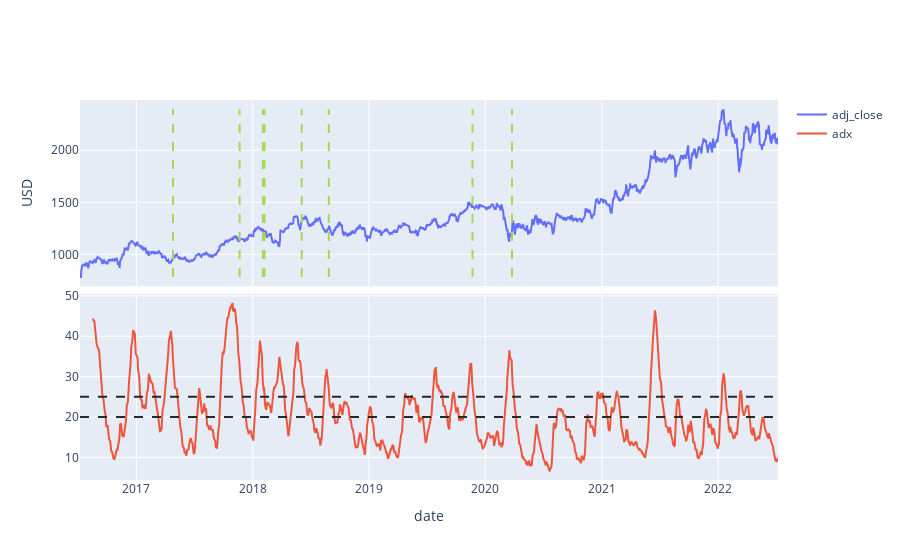

The notebook cell this image was saved under:
### Code cell
df = dfs[0]
signals = df[df['adx_bull']==1]

fig = make_subplots(rows=2, cols=1,
                    shared_xaxes=True,
                    vertical_spacing=0.02)

# Add traces
fig.add_trace(go.Scatter(x=df['date'], 
                         y=df['adj_close'], 
                         mode='lines', 
                         name='adj_close', 
                         ), row=1, col=1)
fig.add_trace(go.Scatter(x=df['date'], 
                         y=df['adx'], 
                         mode='lines', 
                         name='adx', 
                         ), row=2, col=1)
fig.add_trace(go.Scatter(x=df['date'], 
                         y=[20]*len(df['date']), 
                         mode='lines', 
                         line=dict(color='#222A2A', dash='dash'),
                         showlegend=False
                         ), row=2, col=1)
fig.add_trace(go.Scatter(x=df['date'], 
                         y=[25]*len(df['date']), 
                         mode='lines', 
                         line=dict(color='#222A2A', dash='dash'),
                         showlegend=False
                         ), row=2, col=1)

# Add signals
n = 0
for n in range(len(signals)):
    fig.add_trace(go.Scatter(x=[signals.iloc[n]['date'], signals.iloc[n]['date']], 
                             y=[min(df['adj_close']),max(df['adj_close'])], 
                             mode='lines',
                             line=dict(color='rgb(166,216,84)', dash='dash'),
                             showlegend=False
                             ), row=1, col=1)
    n = n+1

fig.update_layout(yaxis=dict(title='USD'))
fig.update_xaxes(title_text="date", row=2, col=1)

# py.iplot(fig, filename='VTI_20130102_20181231_adx')

### Figure 1 — Plotly figure (JSON) as saved in the notebook; plotly's stock layout.template omitted (floating-point values rounded to 4 significant figures; data arrays with more than 128 entries replaced by an {"elided": "..."} marker saying what was removed)
{"data": [{"mode": "lines", "name": "adj_close", "type": "scatter", "x": {"elided": "1432 str values"}, "xaxis": "x", "y": {"elided": "1432 float values"}, "yaxis": "y"}, {"mode": "lines", "name": "adx", "type": "scatter", "x": {"elided": "1432 str values"}, "xaxis": "x2", "y": {"elided": "1432 float values"}, "yaxis": "y2"}, {"line": {"color": "#222A2A", "dash": "dash"}, "mode": "lines", "showlegend": false, "type": "scatter", "x": {"elided": "1432 str values"}, "xaxis": "x2", "y": {"elided": "1432 int values"}, "yaxis": "y2"}, {"line": {"color": "#222A2A", "dash": "dash"}, "mode": "lines", "showlegend": false, "type": "scatter", "x": {"elided": "1432 str values"}, "xaxis": "x2", "y": {"elided": "1432 int values"}, "yaxis": "y2"}, {"line": {"color": "rgb(166,216,84)", "dash": "dash"}, "mode": "lines", "showlegend": false, "type": "scatter", "x": ["2017-04-26T00:00:00", "2017-04-26T00:00:00"], "xaxis": "x", "y": [784.0, 2393.0], "yaxis": "y"}, {"line": {"color": "rgb(166,216,84)", "dash": "dash"}, "mode": "lines", "showlegend": false, "type": "scatter", "x": ["2017-11-21T00:00:00", "2017-11-21T00:00:00"], "xaxis": "x", "y": [784.0, 2393.0], "yaxis": "y"}, {"line": {"color": "rgb(166,216,84)", "dash": "dash"}, "mode": "lines", "showlegend": false, "type": "scatter", "x": ["2018-02-02T00:00:00", "2018-02-02T00:00:00"], "xaxis": "x", "y": [784.0, 2393.0], "yaxis": "y"}, {"line": {"color": "rgb(166,216,84)", "dash": "dash"}, "mode": "lines", "showlegend": false, "type": "scatter", "x": ["2018-02-07T00:00:00", "2018-02-07T00:00:00"], "xaxis": "x", "y": [784.0, 2393.0], "yaxis": "y"}, {"line": {"color": "rgb(166,216,84)", "dash": "dash"}, "mode": "lines", "showlegend": false, "type": "scatter", "x": ["2018-06-04T00:00:00", "2018-06-04T00:00:00"], "xaxis": "x", "y": [784.0, 2393.0], "yaxis": "y"}, {"line": {"color": "rgb(166,216,84)", "dash": "dash"}, "mode": "lines", "showlegend": false, "type": "scatter", "x": ["2018-08-28T00:00:00", "2018-08-28T00:00:00"], "xaxis": "x", "y": [784.0, 2393.0], "yaxis": "y"}, {"line": {"color": "rgb(166,216,84)", "dash": "dash"}, "mode": "lines", "showlegend": false, "type": "scatter", "x": ["2019-11-22T00:00:00", "2019-11-22T00:00:00"], "xaxis": "x", "y": [784.0, 2393.0], "yaxis": "y"}, {"line": {"color": "rgb(166,216,84)", "dash": "dash"}, "mode": "lines", "showlegend": false, "type": "scatter", "x": ["2020-03-25T00:00:00", "2020-03-25T00:00:00"], "xaxis": "x", "y": [784.0, 2393.0], "yaxis": "y"}], "layout": {"xaxis": {"anchor": "y", "domain": [0, 1], "matches": "x2", "showticklabels": false}, "xaxis2": {"anchor": "y2", "domain": [0, 1], "title": {"text": "date"}}, "yaxis": {"anchor": "x", "domain": [0.51, 1], "title": {"text": "USD"}}, "yaxis2": {"anchor": "x2", "domain": [0, 0.49]}}}
